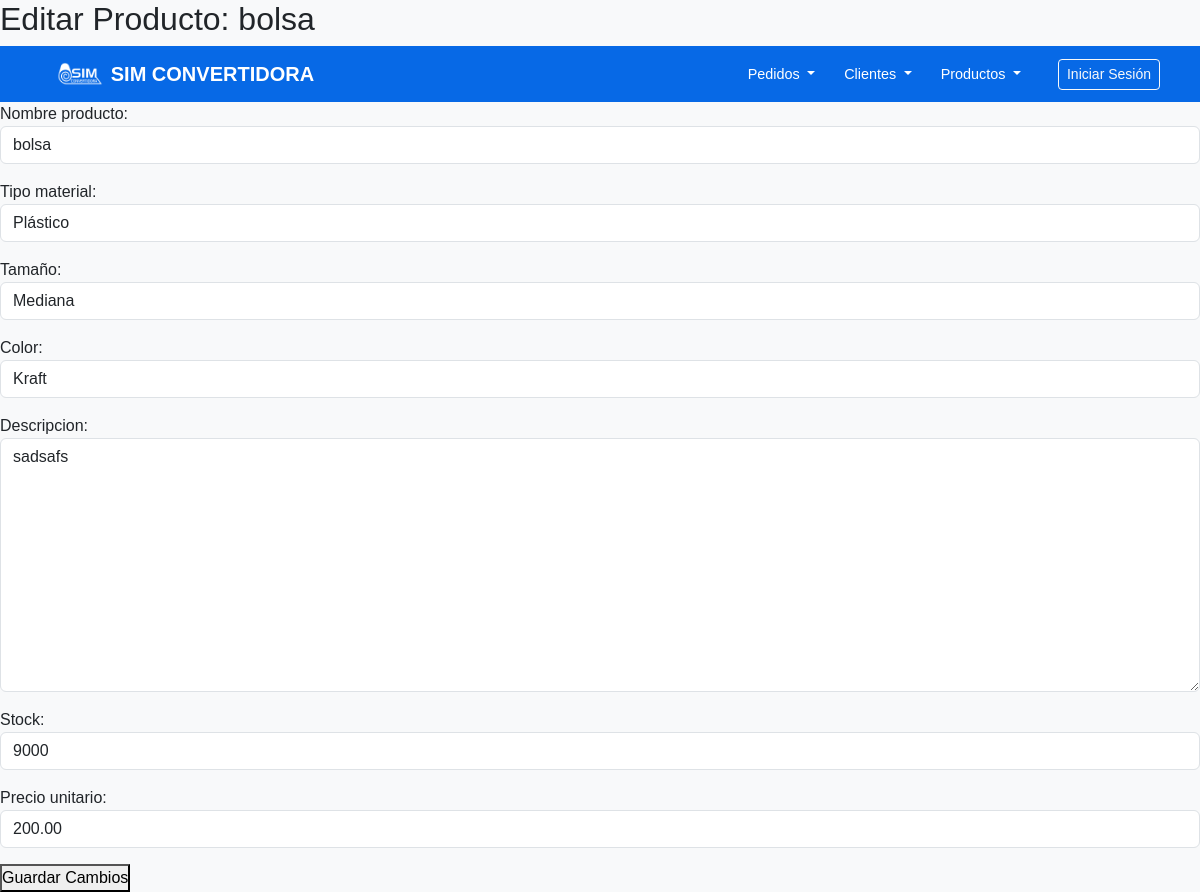
The app's page /productos/editar/1/ with its own data.
### productos/models.py (models this page shows, shortened)
class Producto(models.Model):
    MATERIAL_CHOICES = [
        ('papel', 'Papel'),
        ('plastico', 'Plástico'),
        ('biodegradable', 'Biodegradable'),
        ('tnt', 'TNT'),
    ]
    TAMAÑO_CHOICES = [
        ('pequeña', 'Pequeña'),
        ('mediana', 'Mediana'),
        ('grande', 'Grande'),
    ]
    COLOR_CHOICES = [
        ('blanco', 'Blanco'),
        ('negro', 'Negro'),
        ('kraft', 'Kraft'),
        ('transparente', 'Transparente'),
    ]
    id_producto = models.AutoField(unique=True, primary_key=True)
    nombre_producto = models.CharField(max_length=100)
    tipo_material = models.CharField(max_length=20, choices=MATERIAL_CHOICES, default='kraft')
    tamaño = models.CharField(max_length=20, choices=TAMAÑO_CHOICES, default='grande')
    color = models.CharField(max_length=20, choices=COLOR_CHOICES, default='blanco')
    descripcion = models.TextField(blank=True)
    stock = models.PositiveIntegerField(default=0)
    precio_unitario = models.DecimalField(max_digits=10, decimal_places=2, default=0.0)

### productos/views.py (the view)
# urls.py: path('editar/<int:id_producto>/', editar_producto, name='editar_productos'),
def editar_producto(request, id_producto):
    producto = get_object_or_404(Producto, id_producto=id_producto)
    if request.method == 'POST':
        form = ProductoForm(request.POST, instance=producto)
        if form.is_valid():
            form.save()
            return redirect('consultar_productos')  # Cambia por tu nombre de URL para listar clientes
    else:
        form = ProductoForm(instance=producto)
    return render(request, 'productos/editar_productos.html', {'form': form, 'producto': producto})

### productos/forms.py
class ProductoForm(forms.ModelForm):
    class Meta:
        model = Producto
        fields = '__all__'
    def __init__(self, *args, **kwargs):
        super().__init__(*args, **kwargs)
        for field_name, field in self.fields.items():
            field.widget.attrs.update({'class': 'form-control'})

### templates/productos/editar_productos.html (shortened to what this page needs)
<h2>Editar Producto: {{ producto.nombre_producto }}</h2>
    <header>
        {% include 'navegacion/nav.html' %}
    </header>
<form method="post">
  {{ form.as_p }}
  <button type="submit">Guardar Cambios</button>
</form>

### static/css/navbar.css (style rules this page uses)
* { margin: 0; padding: 0; box-sizing: border-box; }
body { background-color: #f8f9fa; font-family: Arial, sans-serif; }

### records on screen
Producto: nombre_producto "bolsa", tipo_material "Plástico", tamaño "Mediana", color "Kraft", descripcion "sadsafs", stock "9000", precio_unitario "200.00"
